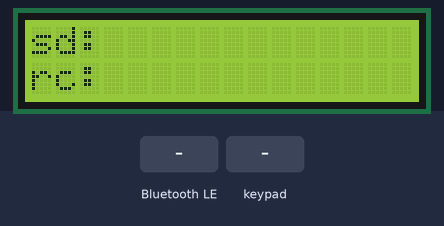
This sketch was run on a simulated ESP32. Shown: 16×2 character LCD. Inputs (shaded band) come from the test bench. Nothing arrives over Bluetooth unless stated; a phone connects over Bluetooth LE 3 s after start; what the sketch prints to the serial monitor is not drawn.

Above: at 1.2 s.
1.3 s: Bluetooth LE write "#" received
At 2.5 s:
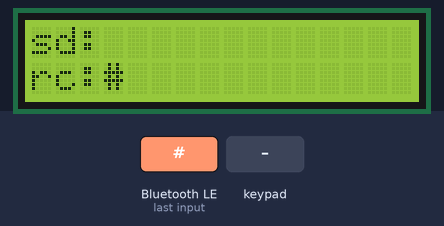
2.8 s: key '#' pressed
At 3.6 s:
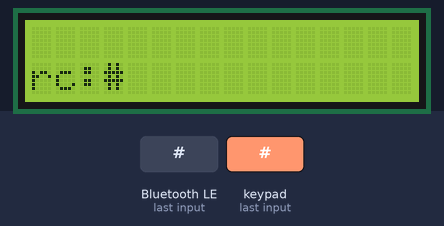
4.3 s: Bluetooth LE write "1" received
At 4.9 s:
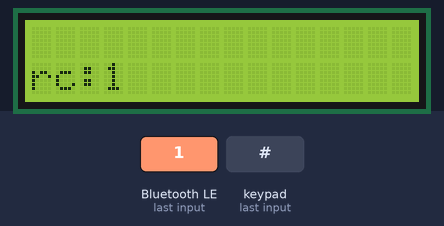
5.8 s: keypad keys 1 8 2 3 1 2 1 3 # pressed 0.4 s apart
At 10.2 s:
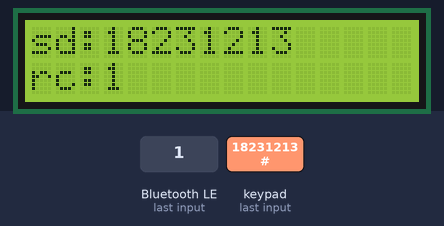
10.9 s: keypad keys 1 4 1 5 1 6 1 7 # pressed 0.4 s apart
At 14.6 s:
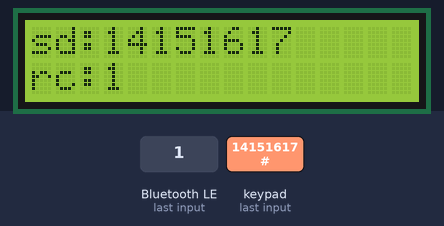
Timing chart, 0 to 16.1 s (numbered marks = the images above; inputs shaded):
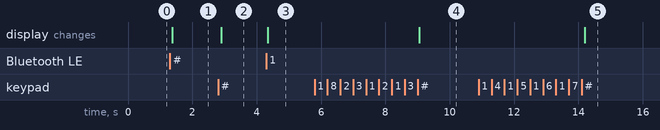

The sketch:

Server.ino
```cpp
#include <BLEDevice.h>
#include <BLEUtils.h>
#include <BLEServer.h>
#include <Keypad.h>
#include <LiquidCrystal_I2C.h>  // thư viện LCD

#define SERVICE_UUID "4fafc201-1fb5-459e-8fcc-c5c9c331914b"
#define CHARACTERISTIC_UUID "beb5483e-36e1-4688-b7f5-ea07361b26a8"

// Cấu hình bàn phím 4x4
const byte ROWS = 4;  // 4 hàng
const byte COLS = 4;  // 4 cột
char keys[ROWS][COLS] = {
  { '1', '2', '3', 'A' },
  { '4', '5', '6', 'B' },
  { '7', '8', '9', 'C' },
  { '*', '0', '#', 'D' }
};

byte rowPins[ROWS] = { 18, 23, 12, 13 };  // Kết nối đến các chân của hàng
byte colPins[COLS] = { 14, 15, 16, 17 };  // Kết nối đến các chân của cột

Keypad keypad = Keypad(makeKeymap(keys), rowPins, colPins, ROWS, COLS);

LiquidCrystal_I2C lcd(0x27, 16, 2);
String inputData = "";  // Biến để lưu dữ liệu từ các phím nhấn

BLECharacteristic *pCharacteristic;

// Tạo một lớp để xử lý việc nhận dữ liệu từ client
class MyCallbacks : public BLECharacteristicCallbacks {
  void onWrite(BLECharacteristic *pCharacteristic) {
    String value = pCharacteristic->getValue();  // Sử dụng String thay vì std::string
    if (value.length() > 0) {
      lcd.setCursor(0, 1);
      lcd.print("                ");
      lcd.setCursor(0, 1);
      lcd.print("rc:" + value);
      Serial.print("Received Value: ");
      Serial.println(value);  // Hiển thị dữ liệu nhận được từ client
    }
  }
};

void setup() {
  Serial.begin(9600);
  Serial.println("Starting BLE work!");

  lcd.init();       // khởi tạo LCD
  lcd.backlight();  // bật đèn nền lcd
  lcd.setCursor(0, 0);
  lcd.print("sd:");
  lcd.setCursor(0, 1);
  lcd.print("rc:");

  BLEDevice::init("BLE_SERVER");
  BLEServer *pServer = BLEDevice::createServer();
  BLEService *pService = pServer->createService(SERVICE_UUID);
  pCharacteristic = pService->createCharacteristic(
    CHARACTERISTIC_UUID,
    BLECharacteristic::PROPERTY_READ | BLECharacteristic::PROPERTY_WRITE | BLECharacteristic::PROPERTY_NOTIFY);

  pCharacteristic->setValue("Hello World says Neil");
  pCharacteristic->setCallbacks(new MyCallbacks());  // Đăng ký callback
  pService->start();

  BLEAdvertising *pAdvertising = BLEDevice::getAdvertising();
  pAdvertising->addServiceUUID(SERVICE_UUID);
  pAdvertising->setScanResponse(true);
  pAdvertising->setMinPreferred(0x06);
  pAdvertising->setMinPreferred(0x12);
  BLEDevice::startAdvertising();

  keypad.setDebounceTime(50);  // Tăng thời gian debounce lên 50ms

  Serial.println("Characteristic defined! Now you can read it in your phone!");
}

void loop() {
  char key = keypad.getKey();  // Lấy phím được nhấn từ bàn phím 4x4

  if (key) {
    Serial.print("Key pressed: ");
    Serial.println(key);

    if (key == '#') {
      lcd.setCursor(0, 0);
      lcd.print("                ");
      // Gửi dữ liệu khi nhấn phím '#'
      if (inputData.length() > 0) {
        pCharacteristic->setValue(inputData.c_str());  // Cập nhật giá trị mới cho characteristic
        pCharacteristic->notify();                     // Gửi thông báo tới scanner

        Serial.print("Data sent to scanner: ");
        Serial.println(inputData);

        lcd.setCursor(0, 0);
        lcd.print("sd:" + inputData);

        inputData = "";  // Xóa chuỗi sau khi gửi
      }
    } else {
      // Thêm ký tự vào inputData nếu không phải là phím '#'
      inputData += key;
    }
  }

  delay(100);  // Giảm tải cho vi xử lý
}
```

Measured:
- after the input at 1.3 s, the display: changes after 0.08 s (image 1)
- after the input at 2.8 s, the display: changes after 0.10 s (image 2)
- after the input at 4.3 s, the display: changes at once (image 3)
- after the input at 5.8 s, the display: changes after 3.3 s (image 4)
- after the input at 10.9 s, the display: changes after 3.3 s (image 5)
